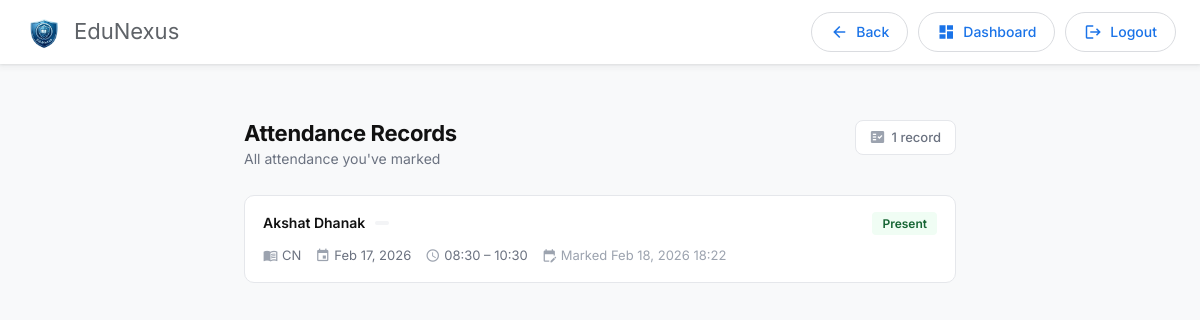
Page /faculty_app/view_attendance/ (signed in) on the earlier database version.
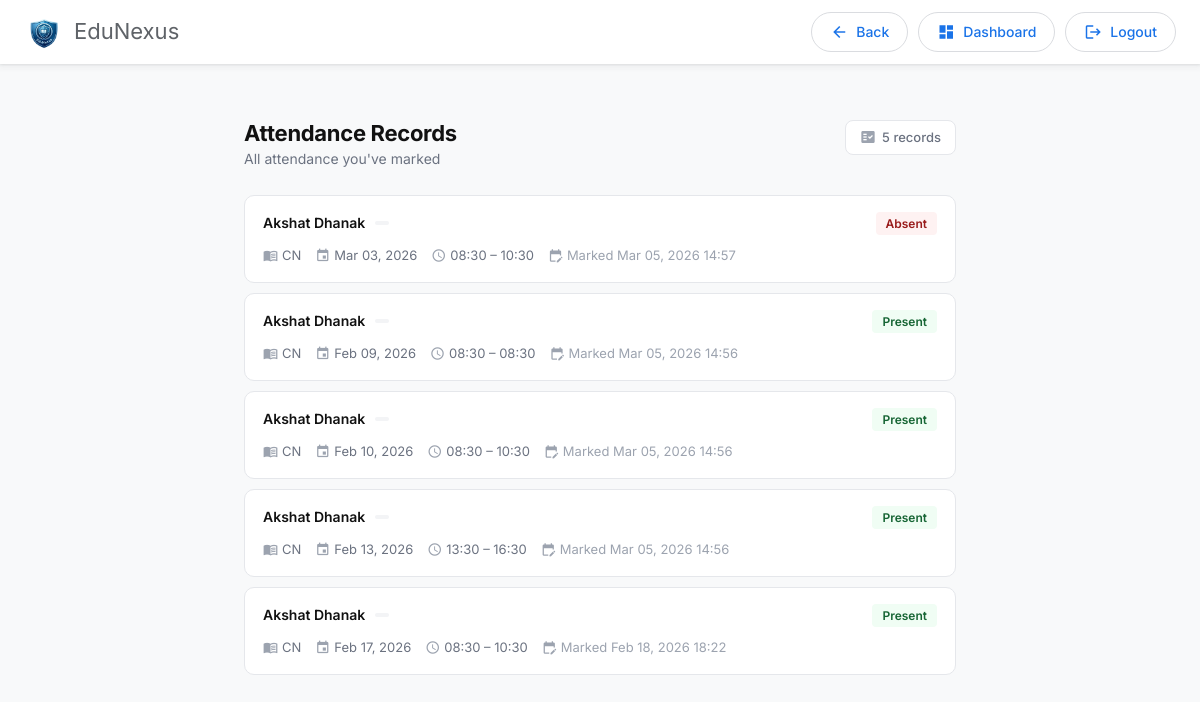
Same page on the later database version.
### admin_app/models.py (models this page shows, shortened)
class Attendance(models.Model):
    STATUS_CHOICES = [
        ('present', 'Present'),
        ('absent', 'Absent'),
        ('late', 'Late'),
    ]
    lecture = models.ForeignKey(Lecture, on_delete=models.CASCADE, related_name='attendances')
    student = models.ForeignKey(Student, on_delete=models.CASCADE, related_name='attendances')
    status = models.CharField(max_length=20, choices=STATUS_CHOICES, default='absent')
    marked_date = models.DateTimeField(auto_now=True)
    marked_by = models.ForeignKey(Faculty, on_delete=models.SET_NULL, null=True, blank=True, related_name='marked_attendances')
    face_recognized = models.BooleanField(default=False, null=True)
    created_at = models.DateTimeField(auto_now_add=True)
    class Meta:
        ordering = ['lecture', 'student']
        unique_together = ['lecture', 'student']

class Student(models.Model):
    STATUS_CHOICES = [
        ('active', 'Active'),
        ('graduated', 'Graduated'),
        ('suspended', 'Suspended'),
        ('dropped', 'Dropped'),
    ]
    BATCH_CHOICES = [
        ('A1', 'A1'),
        ('A2', 'A2'),
        ('A3', 'A3'),
        ('A4', 'A4'),
        ('B1', 'B1'),
        ('B2', 'B2'),
        ('B3', 'B3'),
        ('B4', 'B4'),
    ]
    user = models.OneToOneField(CustomUser, on_delete=models.CASCADE, related_name='student_profile')
    roll_number = models.CharField(max_length=20, unique=True)
    name = models.CharField(max_length=200)
    degree_program = models.ForeignKey(DegreeProgram, on_delete=models.PROTECT, related_name='enrolled_students', null=True, blank=True)
    semester = models.IntegerField(choices=[(i, f"Semester {i}") for i in range(1, 9)], default=1)
    division = models.CharField(max_length=5)  # A, B, C, etc.
    batch = models.CharField(max_length=10, choices=BATCH_CHOICES)
    graduation_date = models.DateField(blank=True, null=True)
    phone = models.CharField(max_length=15)
    blood_group = models.CharField(max_length=3, blank=True, null=True)
    date_of_birth = models.DateField(blank=True, null=True)
    address = models.TextField(blank=True, null=True)
    city = models.CharField(max_length=100, blank=True, null=True)
    state = models.CharField(max_length=100, blank=True, null=True)
    pincode = models.CharField(max_length=10, blank=True, null=True)
    father_name = models.CharField(max_length=100, blank=True, null=True)
    father_contact = models.CharField(max_length=15, blank=True, null=True)
    mother_name = models.CharField(max_length=100, blank=True, null=True)
    mother_contact = models.CharField(max_length=15, blank=True, null=True)
    image = models.ImageField(upload_to='student_photos/', default='default_student.jpg')
    face_encoding = models.TextField(blank=True, null=True)  # JSON encoded face descriptor
    status = models.CharField(max_length=20, choices=STATUS_CHOICES, default='active')
    created_at = models.DateTimeField(auto_now_add=True)
    updated_at = models.DateTimeField(auto_now=True)
    class Meta:
        ordering = ['degree_program', 'semester', 'roll_number']

class Lecture(models.Model):
    TYPE_CHOICES = [
        ('theory', 'Theory'),
        ('practical', 'Practical'),
        ('tutorial', 'Tutorial'),
    ]
    subject_offering = models.ForeignKey(SubjectOffering, on_delete=models.CASCADE, related_name='lectures')
    date = models.DateField()
    start_time = models.TimeField()
    end_time = models.TimeField()
    lecture_type = models.CharField(max_length=20, choices=TYPE_CHOICES, default='theory')
    room_number = models.CharField(max_length=20, blank=True, null=True)
    faculty = models.ForeignKey(Faculty, on_delete=models.PROTECT, related_name='conducted_lectures')
    is_conducted = models.BooleanField(default=True)
    created_at = models.DateTimeField(auto_now_add=True)
    class Meta:
        ordering = ['date', 'start_time']

class SubjectOffering(models.Model):
    subject = models.ForeignKey(Subject, on_delete=models.PROTECT, related_name='offerings')
    academic_year = models.CharField(max_length=10)  # e.g., "2025-26"
    division = models.CharField(max_length=5)  # e.g., "A", "B", "C"
    faculty = models.ForeignKey('Faculty', on_delete=models.PROTECT, related_name='teaching_subjects')
    max_students = models.IntegerField(default=60)
    created_at = models.DateTimeField(auto_now_add=True)
    class Meta:
        ordering = ['academic_year', 'subject', 'division']
        unique_together = ['subject', 'academic_year', 'division']

class Subject(models.Model):
    code = models.CharField(max_length=20, unique=True)   # e.g., "23CE610"
    name = models.CharField(max_length=200, unique=True)  # e.g., "ADVANCED COMPUTER ARCHITECTURE"
    credits = models.IntegerField(default=4)
    semester = models.IntegerField(choices=[(i, f"Semester {i}") for i in range(1, 9)])
    is_elective = models.BooleanField(default=False)
    department = models.ForeignKey(Department, on_delete=models.PROTECT, related_name='subjects')
    syllabus_url = models.URLField(blank=True, null=True)
    created_at = models.DateTimeField(auto_now_add=True)
    class Meta:
        ordering = ['semester', 'code']
        unique_together = ['code', 'department']

### faculty_app/views.py (the view)
# urls.py: path("view_attendance/", views.view_attendance, name="view_attendance"),
@faculty_required
def view_attendance(request):
    faculty = Faculty.objects.get(user=request.user)
    attendance = Attendance.objects.filter(marked_by=faculty).order_by("-marked_date")
    return render(request, "faculty_app/view_attendance.html", {"attendance": attendance})

### faculty_app/views.py (called while the page is built)
def faculty_required(view_func):
    @wraps(view_func)
    def wrapper(request, *args, **kwargs):
        if not request.user.is_authenticated:
            return redirect("registration:login")  # Redirect unauthenticated users to login page
        if request.user.role == "faculty":
            return view_func(request, *args, **kwargs)
        logout(request)  # Log out unauthorized users
        return redirect("registration:login")  # Redirect unauthorized users
    return wrapper

### project1/context_processors.py (called while the page is built)
def session_timeout(request):
    return {
        'SESSION_TIMEOUT_SECONDS': getattr(settings, 'SESSION_COOKIE_AGE', 1800),
    }

### faculty_app/templates/faculty_app/view_attendance.html (shortened to what this page needs)
{% extends "layout.html" %}
{% block container %}
<div class="va-page">
  <div class="va-header">
    <div>
      <h1>Attendance Records</h1>
      <p>All attendance you've marked</p>
    </div>
    {% if attendance %}
    <div class="va-count">
      <span class="material-icons">fact_check</span>
      <span>{{ attendance|length }} record{{ attendance|length|pluralize }}</span>
    </div>
    {% endif %}
  </div>
  {% if attendance %}
  <div class="va-list">
    {% for record in attendance %}
    <div class="va-item">
      <div class="va-item-top">
        <div class="va-item-left">
          <div class="va-student-name">{{ record.student.name }}</div>
          <code class="va-roll">{{ record.student.roll_number }}</code>
        </div>
        {% if record.status == 'present' %}
        <span class="va-status va-s-present">Present</span>
        {% elif record.status == 'late' %}
        <span class="va-status va-s-late">Late</span>
        {% else %}
        <span class="va-status va-s-absent">Absent</span>
        {% endif %}
      </div>
      <div class="va-item-meta">
        <span><span class="material-icons">menu_book</span>{{ record.lecture.subject_offering.subject.name }}</span>
        <span><span class="material-icons">event</span>{{ record.lecture.date|date:"M d, Y" }}</span>
        <span><span class="material-icons">schedule</span>{{ record.lecture.start_time|time:"H:i" }} – {{ record.lecture.end_time|time:"H:i" }}</span>
        <span class="va-marked"><span class="material-icons">edit_calendar</span>Marked {{ record.marked_date|date:"M d, Y H:i" }}</span>
      </div>
    </div>
    {% endfor %}
  </div>
  {% else %}
  <div class="va-empty">
    <span class="material-icons">event_busy</span>
    <h3>No Records Yet</h3>
    <p>Attendance records you mark will appear here</p>
  </div>
  {% endif %}
</div>
{% endblock %}

### templates/layout.html (shortened to what this page needs)
{% load static %}
<!doctype html>
<html lang="en">
  <head>
    <link
      href="https://cdn.jsdelivr.net/npm/bootstrap@5.3.0/dist/css/bootstrap.min.css"
      rel="stylesheet"
    />
    <link
      rel="stylesheet"
      href="https://cdn.jsdelivr.net/npm/bootstrap-icons@1.10.0/font/bootstrap-icons.css"
    />
  </head>
  <body>
    <nav class="top-nav">
      <div class="top-nav-title" style="display:flex;align-items:center;gap:10px;">
        <img src="{% static 'images/logo.png' %}" alt="EduNexus" style="height:40px;width:40px;object-fit:contain;">
        {% block nav_title %}EduNexus{% endblock %}
      </div>
      <div class="nav-actions">
        <button type="button" class="nav-pill" onclick="window.history.back()">
          <span class="material-icons">arrow_back</span>
          <span>Back</span>
        </button>
        {% if user.is_authenticated %}
        {% if user.is_superuser or user.role == "admin" %}
        <a href="{% url 'admin_app:admin_dashboard' %}" class="nav-pill">
          <span class="material-icons">dashboard</span>
          <span>Dashboard</span>
        </a>
        <a href="{% url 'admin_app:database_chat' %}" class="nav-pill">
          <span class="material-icons">smart_toy</span>
          <span>DB Chat</span>
        </a>
        {% elif user.role == "faculty" %}
        <a href="{% url 'faculty_app:faculty_dashboard' %}" class="nav-pill">
          <span class="material-icons">dashboard</span>
          <span>Dashboard</span>
        </a>
        {% elif user.role == "student" %}
        <a href="{% url 'student_app:student_dashboard' %}" class="nav-pill">
          <span class="material-icons">dashboard</span>
          <span>Dashboard</span>
        </a>
        {% endif %}
        <a href="{% url 'registration:logout' %}" class="nav-pill">
          <span class="material-icons">logout</span>
          <span>Logout</span>
        </a>
        {% endif %}
      </div>
    </nav>
    <div class="container">
      {% block container %}{% endblock %}
    </div>
  </body>
</html>

Differences in the rows shown:
added Attendance: student.name "Akshat Dhanak", status "Absent", lecture.subject_offering.subject.name "CN", lecture "Mar 03, 2026", lecture.start_time "08:30", lecture.end_time "10:30", marked_date "Mar 05, 2026 14:57"
added Attendance: student.name "Akshat Dhanak", status "Present", lecture.subject_offering.subject.name "CN", lecture "Feb 09, 2026", lecture.start_time "08:30", lecture.end_time "08:30", marked_date "Mar 05, 2026 14:56"
added Attendance: student.name "Akshat Dhanak", status "Present", lecture.subject_offering.subject.name "CN", lecture "Feb 10, 2026", lecture.start_time "08:30", lecture.end_time "10:30", marked_date "Mar 05, 2026 14:56"
added Attendance: student.name "Akshat Dhanak", status "Present", lecture.subject_offering.subject.name "CN", lecture "Feb 13, 2026", lecture.start_time "13:30", lecture.end_time "16:30", marked_date "Mar 05, 2026 14:56"
Other differences:
{{ attendance|length }}: "1" → "5"
